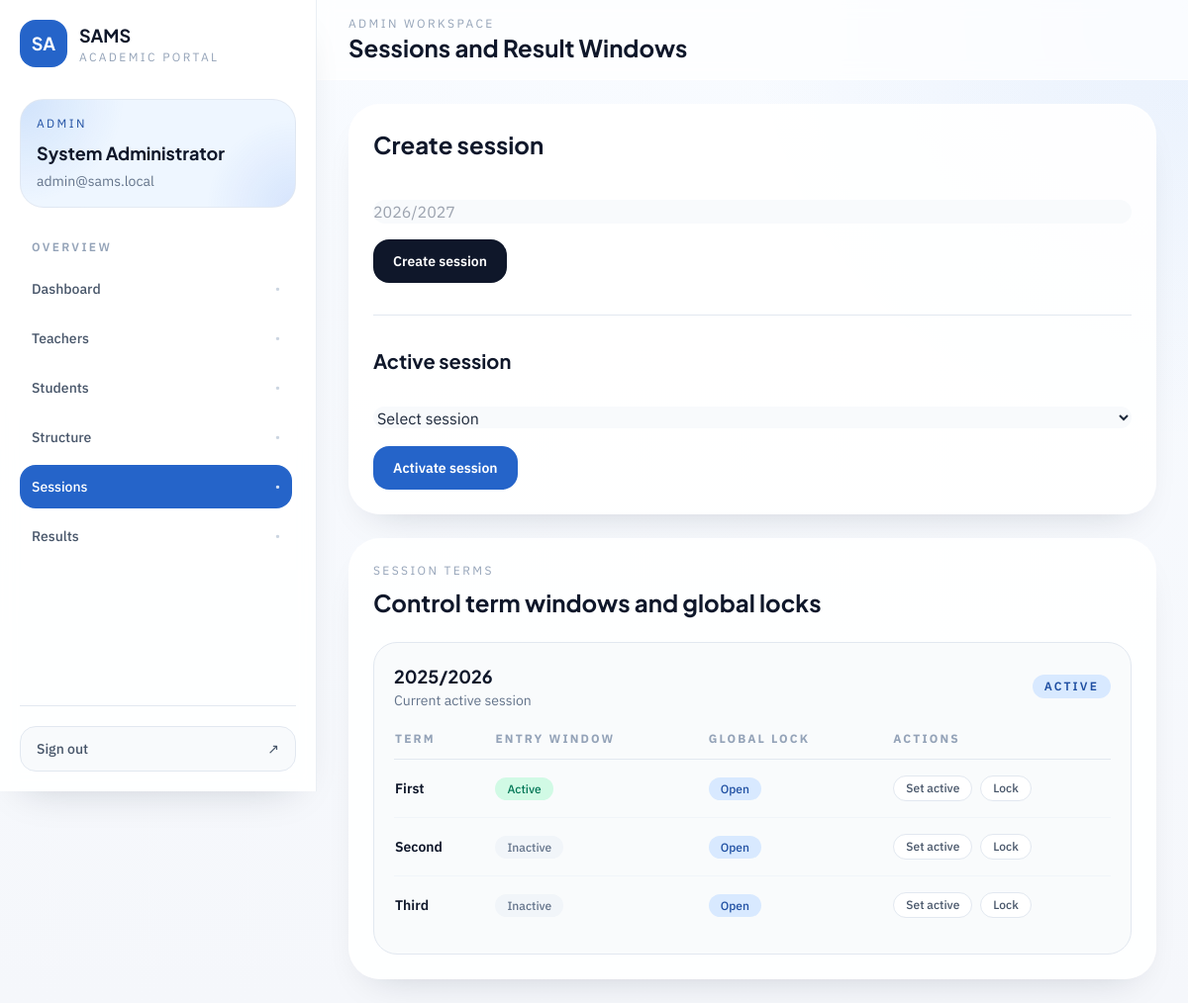
The page /admin/sessions (signed in) on the database its author committed.
### app/models/user.py (models this page shows, shortened)
class User(UserMixin, db.Model):
    __tablename__ = "users"
    id = db.Column(db.Integer, primary_key=True)
    username = db.Column(db.String(80), unique=True, nullable=False, index=True)
    full_name = db.Column(db.String(150), nullable=False)
    email = db.Column(db.String(255), unique=True, nullable=False, index=True)
    password_hash = db.Column(db.String(255), nullable=False)
    role = db.Column(db.String(20), nullable=False, index=True)
    is_active = db.Column(db.Boolean, nullable=False, default=True)
    created_at = db.Column(
        db.DateTime, nullable=False, default=lambda: datetime.now(timezone.utc)
    )
    student_profile = db.relationship(
        "Student", back_populates="user", uselist=False, lazy="select"
    )
    teacher_profile = db.relationship(
        "Teacher", back_populates="user", uselist=False, lazy="select"
    )
    uploaded_results = db.relationship(
        "Result",
        back_populates="uploaded_by_user",
        foreign_keys="Result.uploaded_by_user_id",
        lazy="dynamic",
    )
    overridden_results = db.relationship(
        "Result",
        back_populates="overridden_by_user",
        foreign_keys="Result.overridden_by_user_id",
        lazy="dynamic",
    )
    __table_args__ = (
        db.CheckConstraint(
            "role IN ('admin', 'teacher', 'student')", name="ck_users_role"
        ),
    )

### app/models/session_.py (models this page shows, shortened)
class Session(db.Model):
    __tablename__ = "sessions"
    id = db.Column(db.Integer, primary_key=True)
    name = db.Column(db.String(20), unique=True, nullable=False, index=True)
    is_active = db.Column(db.Boolean, nullable=False, default=False)
    classes = db.relationship("Class", back_populates="session", lazy="dynamic")
    session_terms = db.relationship(
        "SessionTerm",
        back_populates="session",
        cascade="all, delete-orphan",
        lazy="dynamic",
    )
    results = db.relationship("Result", back_populates="session", lazy="dynamic")

### app/models/session_term.py (models this page shows, shortened)
class SessionTerm(db.Model):
    __tablename__ = "session_terms"
    id = db.Column(db.Integer, primary_key=True)
    session_id = db.Column(db.Integer, db.ForeignKey("sessions.id"), nullable=False)
    term = db.Column(db.String(10), nullable=False)
    is_result_entry_active = db.Column(db.Boolean, nullable=False, default=False)
    is_locked = db.Column(db.Boolean, nullable=False, default=False)
    session = db.relationship("Session", back_populates="session_terms")
    __table_args__ = (
        db.UniqueConstraint("session_id", "term", name="uq_session_terms_session_term"),
        db.CheckConstraint(
            "term IN ('first', 'second', 'third')",
            name="ck_session_terms_term",
        ),
    )

### app/routes/admin.py (the view, shortened to what this page needs)
@admin_bp.route("/sessions", methods=["GET", "POST"])
@login_required
@role_required("admin")
def sessions():
    sessions = _session_options()
    return render_template(
        "admin/sessions.html",
        action_form=ActionForm(),
        sessions=sessions,
        session_terms_by_session={
            session.id: session.session_terms.order_by(SessionTerm.term.asc()).all()
            for session in sessions
        },
    )

### app/forms/teacher_forms.py
class ActionForm(FlaskForm):
    """CSRF-only form used for POST actions built from dynamic table rows."""

### app/routes/admin.py (called while the page is built)
def _session_options() -> list[Session]:
    return Session.query.order_by(Session.name.desc()).all()

### app/templates/admin/sessions.html (shortened to what this page needs)
{% extends "layouts/app_shell.html" %}
{% block page_eyebrow %}Admin Workspace{% endblock %}
{% block page_title %}Sessions and Result Windows{% endblock %}
{% block shell_content %}
<div class="space-y-6">
  <section class="grid gap-6 xl:grid-cols-[0.8fr_1.2fr]">
    <article class="rounded-[2rem] border border-white/80 bg-white/90 p-6 shadow-soft">
      <h2 class="font-display text-2xl font-bold text-slateink">Create session</h2>
      <form method="POST" class="mt-6 space-y-4">
        <input name="name" class="w-full rounded-2xl border-slate-200 bg-slate-50" placeholder="2026/2027" required />
        <button class="inline-flex rounded-2xl bg-slateink px-5 py-3 text-sm font-semibold text-white transition hover:bg-brand-700">Create session</button>
      </form>
      <div class="mt-8 h-px bg-slate-200"></div>
      <h3 class="mt-8 font-display text-xl font-bold text-slateink">Active session</h3>
      <form method="POST" class="mt-4 space-y-4">
        <select name="session_id" class="w-full rounded-2xl border-slate-200 bg-slate-50" required>
          <option value="">Select session</option>
        </select>
        <button class="inline-flex rounded-2xl bg-brand-600 px-5 py-3 text-sm font-semibold text-white transition hover:bg-brand-700">Activate session</button>
      </form>
    </article>
    <article class="rounded-[2rem] border border-white/80 bg-white/90 p-6 shadow-soft">
      <div>
        <p class="text-xs uppercase tracking-[0.2em] text-slate-400">Session terms</p>
        <h2 class="mt-2 font-display text-2xl font-bold text-slateink">Control term windows and global locks</h2>
      </div>
      <div class="mt-6 space-y-4">
        {% for session in sessions %}
          <div class="rounded-[1.5rem] border border-slate-200 bg-slate-50/80 p-5">
            <div class="flex items-center justify-between gap-4">
              <div>
                <h3 class="font-display text-lg font-bold text-slateink">{{ session.name }}</h3>
                <p class="text-sm text-slate-500">{{ "Current active session" if session.is_active else "Inactive session" }}</p>
              </div>
              {% if session.is_active %}
                <span class="rounded-full bg-brand-100 px-3 py-1 text-xs font-semibold uppercase tracking-[0.18em] text-brand-700">Active</span>
              {% endif %}
            </div>
            <div class="mt-5 overflow-x-auto">
              <table class="min-w-full divide-y divide-slate-200 text-sm">
                <thead>
                  <tr class="text-left text-xs uppercase tracking-[0.18em] text-slate-400">
                    <th class="pb-3 pr-4">Term</th>
                    <th class="pb-3 pr-4">Entry window</th>
                    <th class="pb-3 pr-4">Global lock</th>
                    <th class="pb-3">Actions</th>
                  </tr>
                </thead>
                <tbody class="divide-y divide-slate-100 text-slate-600">
                  {% for session_term in session_terms_by_session.get(session.id, []) %}
                    <tr>
                      <td class="py-4 pr-4 font-semibold text-slateink">{{ session_term.term|title }}</td>
                      <td class="py-4 pr-4">
                        <span class="rounded-full px-3 py-1 text-xs font-medium {% if session_term.is_result_entry_active %}bg-emerald-100 text-emerald-700{% else %}bg-slate-100 text-slate-500{% endif %}">
                          {{ "Active" if session_term.is_result_entry_active else "Inactive" }}
                        </span>
                      </td>
                      <td class="py-4 pr-4">
                        <span class="rounded-full px-3 py-1 text-xs font-medium {% if session_term.is_locked %}bg-rose-100 text-rose-700{% else %}bg-brand-100 text-brand-700{% endif %}">
                          {{ "Locked" if session_term.is_locked else "Open" }}
                        </span>
                      </td>
                      <td class="py-4">
                        <div class="flex flex-wrap gap-2">
                          <form method="POST">
                            <button class="rounded-full border border-slate-200 bg-white px-3 py-1 text-xs font-medium text-slate-600 transition hover:border-brand-200 hover:text-brand-700">Set active</button>
                          </form>
                          <form method="POST">
                            <button class="rounded-full border border-slate-200 bg-white px-3 py-1 text-xs font-medium text-slate-600 transition hover:border-brand-200 hover:text-brand-700">{{ "Unlock" if session_term.is_locked else "Lock" }}</button>
                          </form>
                        </div>
                      </td>
                    </tr>
                  {% endfor %}
                </tbody>
              </table>
            </div>
          </div>
        {% endfor %}
      </div>
    </article>
  </section>
</div>
{% endblock %}

### app/templates/layouts/app_shell.html (shortened to what this page needs)
{% extends "base.html" %}
{% set endpoint = request.endpoint or "" %}
{% set nav_groups = [] %}
{% if current_user.is_authenticated and current_user.role == 'admin' %}
  {% set nav_groups = [
    {'label': 'Overview', 'items': [
      {'title': 'Dashboard', 'endpoint': 'admin.dashboard', 'href': url_for('admin.dashboard')},
      {'title': 'Teachers', 'endpoint': 'admin.teachers', 'href': url_for('admin.teachers')},
      {'title': 'Students', 'endpoint': 'admin.students', 'href': url_for('admin.students')},
      {'title': 'Structure', 'endpoint': 'admin.classes', 'href': url_for('admin.classes')},
      {'title': 'Sessions', 'endpoint': 'admin.sessions', 'href': url_for('admin.sessions')},
      {'title': 'Results', 'endpoint': 'admin.results', 'href': url_for('admin.results')},
    ]}
  ] %}
{% elif current_user.is_authenticated and current_user.role == 'teacher' %}
  {% set nav_groups = [
    {'label': 'Workspace', 'items': [
      {'title': 'Dashboard', 'endpoint': 'teacher.dashboard', 'href': url_for('teacher.dashboard')},
      {'title': 'Assigned Classes', 'endpoint': 'teacher.classes', 'href': url_for('teacher.classes')},
      {'title': 'Students', 'endpoint': 'teacher.students', 'href': url_for('teacher.students')},
      {'title': 'Result Entry', 'endpoint': 'teacher.upload_results', 'href': url_for('teacher.upload_results')},
    ]}
  ] %}
{% elif current_user.is_authenticated and current_user.role == 'student' %}
  {% set nav_groups = [
    {'label': 'Student', 'items': [
      {'title': 'Dashboard', 'endpoint': 'student.dashboard', 'href': url_for('student.dashboard')},
      {'title': 'My Results', 'endpoint': 'student.results', 'href': url_for('student.results')},
      {'title': 'Report Card', 'endpoint': 'student.report_card', 'href': url_for('student.report_card')},
    ]}
  ] %}
{% endif %}
{% block body %}
<div class="min-h-screen lg:flex">
  <aside class="fixed inset-y-0 left-0 z-50 flex w-80 -translate-x-full flex-col border-r border-slate-200/70 bg-white/90 px-5 py-5 shadow-soft backdrop-blur transition duration-300 lg:sticky lg:top-0 lg:h-screen lg:translate-x-0" data-sidebar>
    <div class="flex items-center justify-between">
      <a href="{{ url_for(endpoint.split('.')[0] ~ '.dashboard') if endpoint else url_for('auth.login') }}" class="flex items-center gap-3">
        <div class="flex h-12 w-12 items-center justify-center rounded-2xl bg-brand-600 text-lg font-display font-bold text-white shadow-soft">SA</div>
        <div>
          <p class="font-display text-lg font-bold text-slateink">SAMS</p>
          <p class="text-xs uppercase tracking-[0.2em] text-slate-400">Academic Portal</p>
        </div>
      </a>
    </div>
    <div class="mt-8 rounded-3xl border border-slate-200/80 bg-mesh-glow bg-brand-50 px-4 py-4">
      <p class="text-xs uppercase tracking-[0.2em] text-brand-700">{{ current_user.role|title }}</p>
      <h2 class="mt-2 font-display text-lg font-bold text-slateink">{{ current_user.full_name }}</h2>
      <p class="mt-1 text-sm text-slate-500">{{ current_user.email }}</p>
    </div>
    <nav class="mt-8 flex-1 space-y-7 overflow-y-auto pr-1">
      {% for group in nav_groups %}
        <div>
          <p class="mb-3 px-3 text-xs font-semibold uppercase tracking-[0.2em] text-slate-400">{{ group["label"] }}</p>
          <div class="space-y-1.5">
            {% for item in group["items"] %}
              {% set active = endpoint == item.endpoint %}
              <a href="{{ item.href }}" class="group flex items-center justify-between rounded-2xl px-3 py-3 text-sm font-medium transition
                {% if active %}
                  bg-brand-600 text-white shadow-soft
                {% else %}
                  text-slate-600 hover:bg-slate-100 hover:text-slateink
                {% endif %}
              ">
                <span>{{ item.title }}</span>
                <span class="text-xs {% if active %}text-white/80{% else %}text-slate-300 group-hover:text-slate-500{% endif %}">•</span>
              </a>
            {% endfor %}
          </div>
        </div>
      {% endfor %}
    </nav>
    <div class="border-t border-slate-200 pt-5">
      <a href="{{ url_for('auth.logout') }}" class="flex items-center justify-between rounded-2xl border border-slate-200 bg-slate-50 px-4 py-3 text-sm font-medium text-slate-600 transition hover:border-brand-200 hover:bg-brand-50 hover:text-brand-700">
        <span>Sign out</span>
        <span>↗</span>
      </a>
    </div>
  </aside>
  <div class="min-w-0 flex-1">
    <header class="sticky top-0 z-30 border-b border-white/60 bg-white/75 backdrop-blur">
      <div class="mx-auto flex max-w-7xl items-center justify-between gap-4 px-4 py-4 sm:px-6 lg:px-8">
        <div class="flex items-center gap-3">
          <div>
            <p class="text-xs uppercase tracking-[0.2em] text-slate-400">{% block page_eyebrow %}Workspace{% endblock %}</p>
            <h1 class="font-display text-2xl font-bold text-slateink">{% block page_title %}Dashboard{% endblock %}</h1>
          </div>
        </div>
      </div>
    </header>
    <main class="mx-auto max-w-7xl px-4 py-6 sm:px-6 lg:px-8">
      {% block shell_content %}{% endblock %}
    </main>
  </div>
</div>
{% endblock %}

### rows shown on the page
User: role "ADMIN", full_name "System Administrator", email "admin@sams.local"
SessionTerm: term "First", is_result_entry_active "Active", is_locked "Open", is_locked "Lock"
SessionTerm: term "Second", is_result_entry_active "Inactive", is_locked "Open", is_locked "Lock"
SessionTerm: term "Third", is_result_entry_active "Inactive", is_locked "Open", is_locked "Lock"

### other values the page prints
{{ group["label"] }} "OVERVIEW"
{{ item.title }} "Dashboard" "Teachers" "Students" "Structure" "Sessions" "Results"
{{ session.name }} "2025/2026"
{{ "Current active session" if session.is_active else "Inactive session" }} "Current active session"
